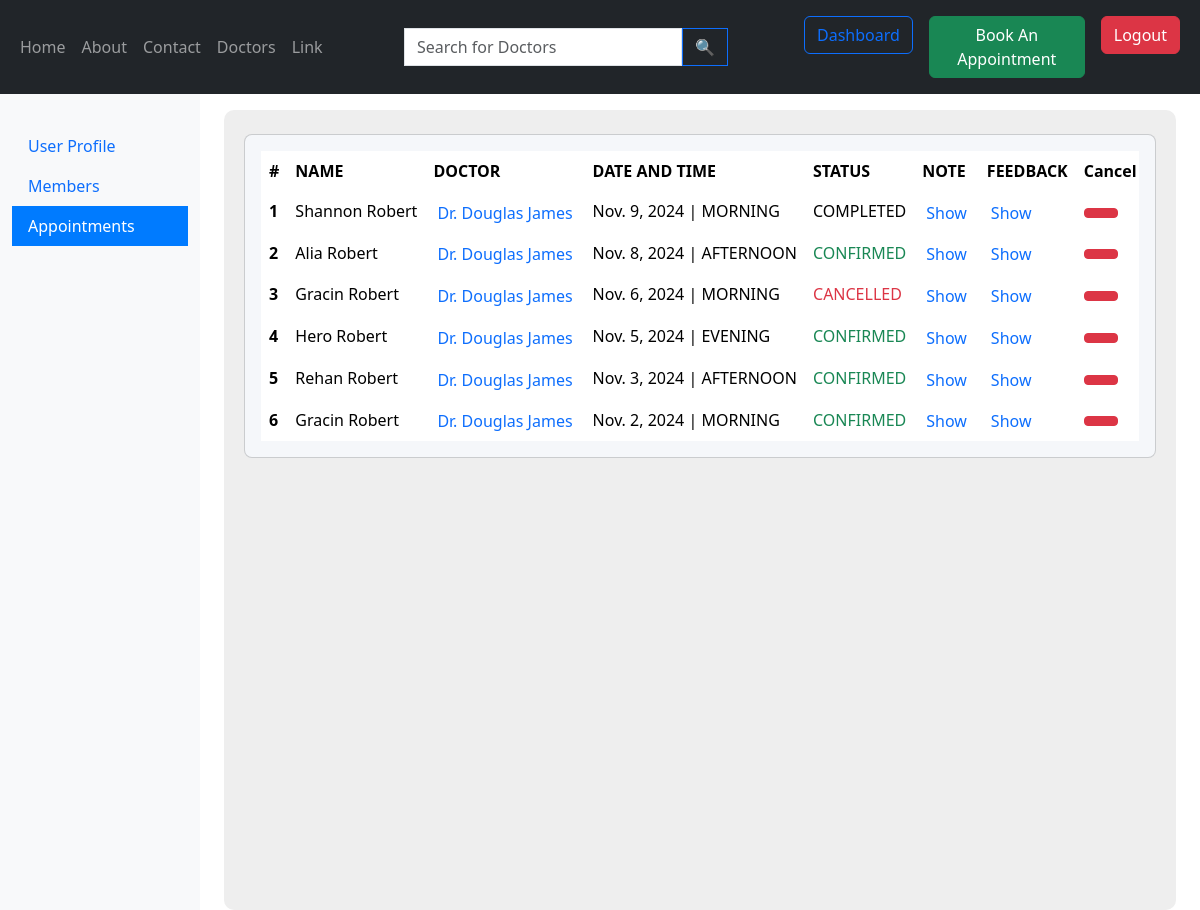
The page /patient-dashboard/?fieldselected=3 (signed in) on the database its author committed.
### appointment/models.py (models this page shows)
class Appointment(models.Model):
  patient= models.ForeignKey(Patient, on_delete=models.CASCADE, null=True)
  date = models.DateField(null=True, blank=True)
  slot= models.ForeignKey(AppointmentSlot, on_delete= models.CASCADE)
  stat= models.CharField(max_length= 20, choices=[('CONFIRMED', 'Confirmed'), ('CANCELLED', 'Cancelled'), ('COMPLETED','Completed')], default= 'CONFIRMED')
  paid= models.CharField(max_length= 5, choices=[('YES', 'Yes'), ('NO','No')],default='NO')
  booking_time= models.DateTimeField(auto_now=True)
  feedback= models.TextField(blank=True,null=True)
  doctorsnote= models.TextField(default='',blank=True,null=True)

### patient/models.py (models this page shows, shortened)
class Patient(models.Model):
  user= models.ForeignKey(User, on_delete= models.CASCADE)
  first_name= models.CharField(max_length= 255)
  last_name= models.CharField(max_length= 255, blank= True, null= True)
  dob= models.DateField(default= None)
  sex= models.CharField(max_length= 10, choices= [('MALE', 'Male'), ('FEMALE', 'Female'), ('OTHER', 'Other')], default= 'FEMALE')

### doctor/models.py (models this page shows, shortened)
class AppointmentSlot(models.Model):
    doctor = models.ForeignKey(Doctor, on_delete=models.CASCADE)
    day_of_week = models.CharField(
        max_length=10,
        choices=[
            ('MONDAY', 'Monday'), ('TUESDAY', 'Tuesday'), ('WEDNESDAY', 'Wednesday'),
            ('THURSDAY', 'Thursday'), ('FRIDAY', 'Friday'), ('SATURDAY', 'Saturday'), ('SUNDAY', 'Sunday')
        ]
    )
    session = models.CharField(
        max_length=10,
        choices=[
            ('MORNING', 'Morning'), ('AFTERNOON', 'Afternoon'), ('EVENING', 'Evening')
        ]
    )
    max_bookings = models.PositiveIntegerField(default=10)
    class Meta:
        unique_together = ('doctor', 'day_of_week', 'session')
        ordering = ['doctor', 'day_of_week', 'session']

class Doctor(models.Model):
  user= models.OneToOneField(User, on_delete= models.CASCADE,default=1)
  dob= models.DateField(default= None)
  sex= models.CharField(max_length= 10, choices= [('MALE', 'Male'), ('FEMALE', 'Female'), ('OTHER', 'Other')], default= 'FEMALE')
  department = models.ManyToManyField(Department)
  specialization = models.TextField(blank= True, null= True)
  dayofstarting= models.DateField(auto_now= True)
  avatar=models.ImageField(default="default_doctor_image.jpeg")
  Bio=models.TextField(default="",blank= True, null= True)
  Awards=models.TextField(default="",blank= True, null= True)

### patient/views.py (the view)
# urls.py: path('patient-dashboard/', patient_db, name="patient_db"),
@login_required(login_url='/login/')
def patient_db(request):
  sidefields= ['User Profile', 'Members', 'Appointments']
  chosenfield= 1
  context= {
    'sidefields': sidefields,
    'chosenfield': 1,
    'userInfo': UserInfo.objects.filter(user= request.user)[0],
    'patients': Patient.objects.filter(user= request.user).order_by('first_name','last_name'),
    'appointments': Appointment.objects.filter(patient__user= request.user).order_by('-date')
  }
  if not request.GET.get('fieldselected') == None:
    information=request.GET
    chosenfield=int(information.get('fieldselected')[0])
    context['chosenfield']= chosenfield
    templte="field"+chr(chosenfield + 48)+".html"
    return render(request, templte, context)
  templte="field"+chr(chosenfield + 48)+".html"
  return render(request, templte, context)

### patient/templates/field3.html (shortened to what this page needs)
{% extends "patientdashboard.html" %}
{% block fieldinfo %}
<section class="intro" style="background-color: #eee; border-radius: 10px;">
  <div class="bg-image h-100 py-4 px-2">
    <div class="mask d-flex align-items-start h-100">
      <div class="container">
        <div class="row justify-content-center">
          <div class="col-12">
            <div class="card shadow-2-strong" style="background-color: #f5f7fa;">
              <div class="card-body">
                <div class="table-responsive">
                  <table class="table table-borderless mb-0">
                    <thead>
                      <tr>
                        <th scope="col">#</th>
                        <th scope="col">NAME</th>
                        <th scope="col">DOCTOR</th>
                        <th scope="col">DATE AND TIME</th>
                        <th scope="col">STATUS</th>
                        <th scope="col">NOTE</th>
                        <th scope="col">FEEDBACK</th>
                        <th scope="col">Cancel</th>
                      </tr>
                    </thead>
                    <tbody>
                      {% for appointment in appointments %}
                        <tr>
                          <th scope="row">{{forloop.counter}}</th>
                          <td>{{appointment.patient.first_name}} {{appointment.patient.last_name}}</td>
                          <td><a class="btn btn-outline-primary border-0 px-1 py-0 m-0" href="{% url 'doctor-profile' pk=appointment.slot.doctor.id %}">Dr. {{appointment.slot.doctor.user.first_name}} {{appointment.slot.doctor.user.last_name}}</a></td>
                          <td>{{appointment.date}} | {{appointment.slot.session}}</td>
                          <td class="{% if appointment.stat == 'CONFIRMED' %} text-success
                                     {% elif appointment.stat == 'CANCELLED' %} text-danger
                                     {% endif %}">{{appointment.stat}}</td>
                          <td>
                            <a href="{% url 'doctorsnote' apt_id=appointment.id %}" class="btn btn-outline-primary border-0 px-1 py-0 m-0">Show</a>
                          </td>
                          <td>
                            <a href="" class="btn btn-outline-primary border-0 px-1 py-0 m-0">Show</a>
                          </td>
                          <td>
                            <button type="button" class="btn btn-danger btn-sm px-3">
                            </button>
                          </td>
                        </tr>
                      {% endfor %}
                    </tbody>
                  </table>
                </div>
              </div>
            </div>
          </div>
        </div>
      </div>
    </div>
  </div>
</section>
{% endblock %}

### patient/templates/patientdashboard.html (style rules this page uses)
html, body, .intro { height: 100%; }
table td, table th { text-overflow: ellipsis; white-space: nowrap; overflow: hidden; }
.card { border-radius: .5rem; }

### rows shown on the page
Appointment: patient.first_name "Shannon", patient.last_name "Robert", slot.doctor.user.first_name "Douglas", slot.doctor.user.last_name "James", date "Nov. 9, 2024", slot.session "MORNING", stat "COMPLETED"
Appointment: patient.first_name "Alia", patient.last_name "Robert", slot.doctor.user.first_name "Douglas", slot.doctor.user.last_name "James", date "Nov. 8, 2024", slot.session "AFTERNOON", stat "CONFIRMED"
Appointment: patient.first_name "Gracin", patient.last_name "Robert", slot.doctor.user.first_name "Douglas", slot.doctor.user.last_name "James", date "Nov. 6, 2024", slot.session "MORNING", stat "CANCELLED"
Appointment: patient.first_name "Hero", patient.last_name "Robert", slot.doctor.user.first_name "Douglas", slot.doctor.user.last_name "James", date "Nov. 5, 2024", slot.session "EVENING", stat "CONFIRMED"
Appointment: patient.first_name "Rehan", patient.last_name "Robert", slot.doctor.user.first_name "Douglas", slot.doctor.user.last_name "James", date "Nov. 3, 2024", slot.session "AFTERNOON", stat "CONFIRMED"
Appointment: patient.first_name "Gracin", patient.last_name "Robert", slot.doctor.user.first_name "Douglas", slot.doctor.user.last_name "James", date "Nov. 2, 2024", slot.session "MORNING", stat "CONFIRMED"

### other values the page prints
{{ field }} "User Profile" "Members" "Appointments"
